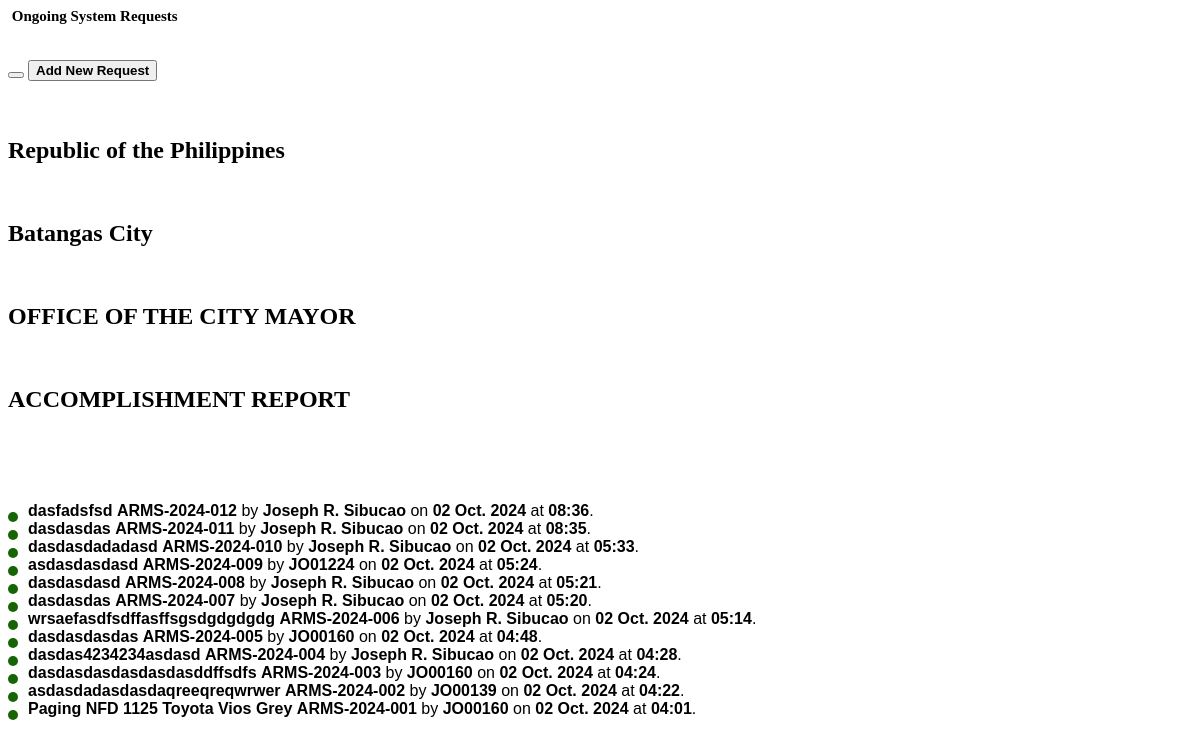
Screenshot of /testing1.php with the database file from the repository.
### tables this page shows
CREATE TABLE `tbl_accomplishments` (
  `id` int(24) NOT NULL,
  `tracknumber` varchar(255) NOT NULL,
  `services` varchar(255) NOT NULL,
  `offices` varchar(255) NOT NULL,
  `accoms_desc` varchar(255) NOT NULL,
  `tech_remarks` varchar(255) NOT NULL,
  `user_id` varchar(255) NOT NULL,
  `progs_status` varchar(255) NOT NULL,
  `date_started` timestamp NULL DEFAULT current_timestamp(),
  `date_finished` timestamp NOT NULL DEFAULT current_timestamp() ON UPDATE current_timestamp()
);

### testing1.php (the view, shortened to what this page needs)
<div class="container-fluid">
    <div class="card card-outline card-success">
        <div class="card-header">
            <h6 class="card-title" style="font-weight: bold; font-size: 15px;">
                <i class="nav-icon fas fa-cogs"></i>&nbsp;Ongoing System Requests
            </h6>
            <div class="card-tools">
                <button type="button" class="btn btn-tool" data-card-widget="maximize">
                </button>
                <button id="btngen" data-toggle="modal" data-target="#addUserModal" class="btn btn-success btn-sm">
                    <i class="fas fa-plus-circle"></i><b> Add New Request</b>
                </button>
            </div>
        </div>
        <div class="card-body">
            <h6 class="text-center" style="font-family: Times New Roman; font-size: 24px;"> Republic of the Philippines </h6>
            <h6 class="text-center" style="font-family: Times New Roman; font-size: 24px;"> Batangas City </h6>
            <h6 class="text-center" style="font-family: Times New Roman; font-size: 24px;"> OFFICE OF THE CITY MAYOR </h6>
            <h6 class="text-center" style="font-family: Times New Roman; font-size: 24px;"> ACCOMPLISHMENT REPORT </h6>
            <br>
            <ul class="timeline-list">
                <?php
                $query = "SELECT * FROM tbl_accomplishments ORDER BY date_started DESC";
                $result = mysqli_query($con, $query);
                while ($row = mysqli_fetch_assoc($result)) {
                    $currentDate = date('d M. Y', strtotime($row['date_started']));
                    $time = date('H:i', strtotime($row['date_started']));
                    $name = $row['user_id'];
                    echo "
                        <li class='timeline-item'>
                            <strong>{$row['accoms_desc']}</strong> <strong>{$row['tracknumber']}</strong> by <strong>{$name}</strong> on <strong>{$currentDate}</strong> at <strong>{$time}</strong>.
                        </li>";
                }
                ?>
            </ul>
        </div>
    </div>
</div>

### testing1.php (style rules this page uses)
.timeline-list { list-style-type: none; padding-left: 0; margin-left: 0; }
.timeline-item { position: relative; padding-left: 20px; margin-bottom: 0px; font-family: Arial, sans-serif; }
.timeline-item::before { content: ""; position: absolute; left: 0; top: 10px; width: 10px; height: 10px; background-color: #176404; border-radius: 50%; }

### rows the page displays
tbl_accomplishments: accoms_desc "dasfadsfsd", tracknumber "ARMS-2024-012", user "Joseph R. Sibucao", date_started "02 Oct. 2024", date_started "08:36"
tbl_accomplishments: accoms_desc "dasdasdas", tracknumber "ARMS-2024-011", user "Joseph R. Sibucao", date_started "02 Oct. 2024", date_started "08:35"
tbl_accomplishments: accoms_desc "dasdasdadadasd", tracknumber "ARMS-2024-010", user "Joseph R. Sibucao", date_started "02 Oct. 2024", date_started "05:33"
tbl_accomplishments: accoms_desc "asdasdasdasd", tracknumber "ARMS-2024-009", user "JO01224", date_started "02 Oct. 2024", date_started "05:24"
tbl_accomplishments: accoms_desc "dasdasdasd", tracknumber "ARMS-2024-008", user "Joseph R. Sibucao", date_started "02 Oct. 2024", date_started "05:21"
tbl_accomplishments: accoms_desc "dasdasdas", tracknumber "ARMS-2024-007", user "Joseph R. Sibucao", date_started "02 Oct. 2024", date_started "05:20"
tbl_accomplishments: accoms_desc "wrsaefasdfsdffasffsgsdgdgdgdg", tracknumber "ARMS-2024-006", user "Joseph R. Sibucao", date_started "02 Oct. 2024", date_started "05:14"
tbl_accomplishments: accoms_desc "dasdasdasdas", tracknumber "ARMS-2024-005", user "JO00160", date_started "02 Oct. 2024", date_started "04:48"
tbl_accomplishments: accoms_desc "dasdas4234234asdasd", tracknumber "ARMS-2024-004", user "Joseph R. Sibucao", date_started "02 Oct. 2024", date_started "04:28"
tbl_accomplishments: accoms_desc "dasdasdasdasdasdasddffsdfs", tracknumber "ARMS-2024-003", user "JO00160", date_started "02 Oct. 2024", date_started "04:24"
tbl_accomplishments: accoms_desc "asdasdadasdasdaqreeqreqwrwer", tracknumber "ARMS-2024-002", user "JO00139", date_started "02 Oct. 2024", date_started "04:22"
tbl_accomplishments: accoms_desc "Paging NFD 1125 Toyota Vios Grey", tracknumber "ARMS-2024-001", user "JO00160", date_started "02 Oct. 2024", date_started "04:01"
